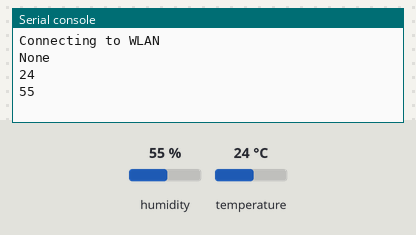
A program run on a simulated ESP32 board running MicroPython. On the bench: the last lines printed to the serial console. The test bench sets the inputs (shaded band); at power-on: humidity 55 %, temperature 24 °C. WiFi joins after 1.5 s.

Above: at 3.7 s.
3.8 s: humidity set to 22 %
At 6.4 s:
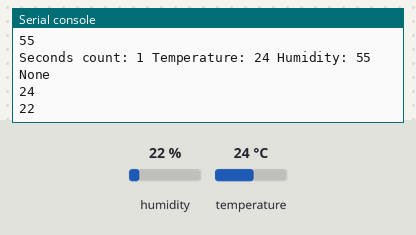
10.0 s: temperature set to 12 °C
At 12.7 s:
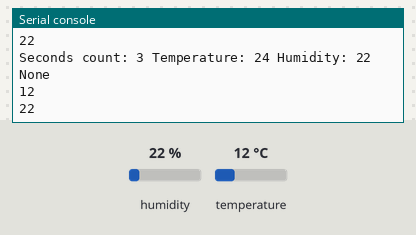
13.8 s: humidity set to 40 %
At 15.8 s:
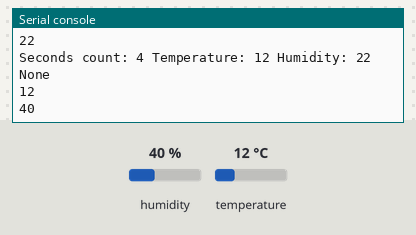
Timing chart, 0 to 17.3 s (numbered marks = the images above; inputs shaded):
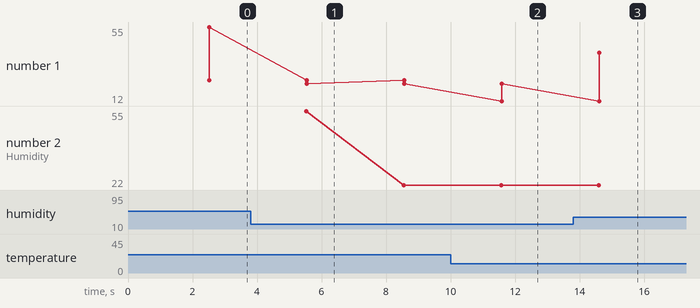

The program:

dht11.py
```python
try:
    from time import sleep_ms, ticks_ms
    from machine import I2C, Pin, DAC, PWM
    import dht
    import network
    import urequests
    import machine
    import json
    import gc
    import micropython

    SSID = "Xperia X"
    PASSWORD = "lumia1020"
    port = 500
    wlan = None
    s = None

    #sensor pins are set here
    d = dht.DHT11(Pin(14))

    def connectWifi(ssid, passwd):  # function to connect to the Web
        global wlan  # declare a WLAN object
        wlan = network.WLAN(network.STA_IF)  # create a wlan object
        wlan.active(True)  # Activate the network interface
        wlan.disconnect()  # Disconnect the last connected WiFi
        wlan.connect(ssid, passwd)  # connect wifi
        while(wlan.ifconfig()[0] == '0.0.0.0'):  # wait for connection
            sleep_ms(1)
        sleep_ms(1000)  # hold on for 1 second
        print("Connecting to WLAN")

    def main():

        url = "https://shielded-tor-11299.herokuapp.com/postdata"
        headers = {'content-type': 'application/json'}

        counter = 0
        values1 = []
        values2 = []
        connectWifi(SSID, PASSWORD)
        secondsCounter = 0

        while True:
            counter += 1
            measure = d.measure()
            print(measure)

            temperature = d.temperature()  # get the temperature
            print(temperature)
            message1 = "Temperature: " + str(int(temperature))
            if(len(values1) <= 30):  # start filling the values list
                values1.insert(0, int(temperature))
            else:  # if the list has 30 values, start cycling the list
                values1.remove(values1[29])
                values1.insert(0, int(temperature))

            humidity = d.humidity()  # get the humidity
            print(humidity)
            message2 = "Humidity: " + str(int(humidity))
            if(len(values2) <= 30):  # start filling the values list
                values2.insert(0, int(humidity))
            else:  # if the list has 30 values, start cycling the list
                values2.remove(values2[29])
                values2.insert(0, int(humidity))

            sleep_ms(2000)

            if(counter == 30):  # if 30 values have been added, count the average temperature
                avg1 = sum(values1) / len(values1)
                avg2 = sum(values2) / len(values2)
                counter = 0
            sleep_ms(1000)  # wait one seconds before measuring again
            secondsCounter += 1
            print("Seconds count: " + str(secondsCounter) + " " + message1 + " " + message2)

            if (secondsCounter % 30 == 0):
                gc.collect()  # Collect memory garbage
                # micropython.mem_info()
                # print('Initial free: {} allocated: {}'.format(
                #     gc.mem_free(), gc.mem_alloc()))
                try:
                    data = {"value": avg1, "value1": avg1, "value2": avg2}
                    jsonObj = json.dumps(data)
                    resp = urequests.post(url, data=jsonObj, headers=headers)
                    print("Request was sent! Value: " + str(avg1) + " " + str(avg2))
                    resp.close()  # close the response socket to free memory
                    secondsCounter = 0

                except Exception as e:
                    connectWifi(SSID, PASSWORD)
                    print(e)

    main()

except Exception as e:
   print("Error 2")
```

Measured:
- after the input at 3.8 s, the serial console: prints a new line after 1.7 s (image 1)
- after the input at 10.0 s, the serial console: prints a new line after 1.6 s (image 2)
- after the input at 13.8 s, the serial console: prints a new line after 0.82 s (image 3)
- plotted number 1: 55 → 22 after the input at 3.8 s, 22 → 40 after the input at 13.8 s
- plotted number 2: 22 → 40 after the input at 13.8 s
